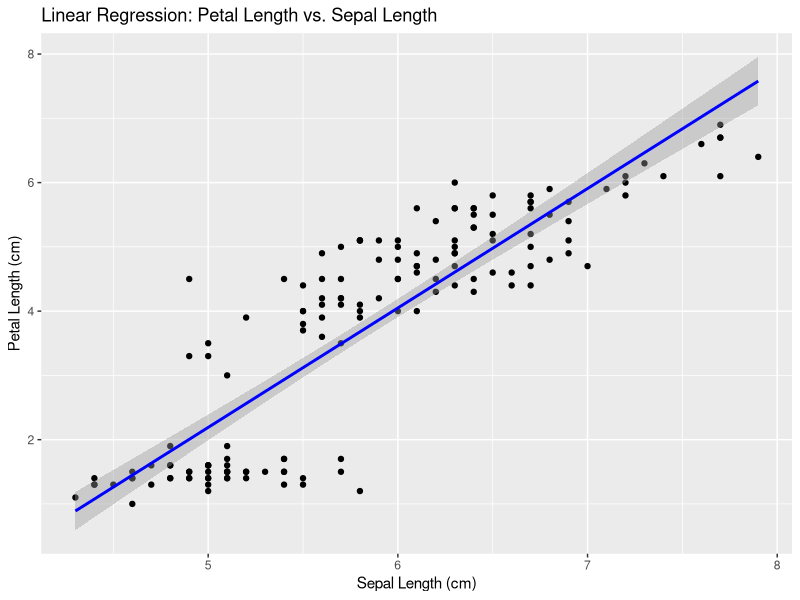
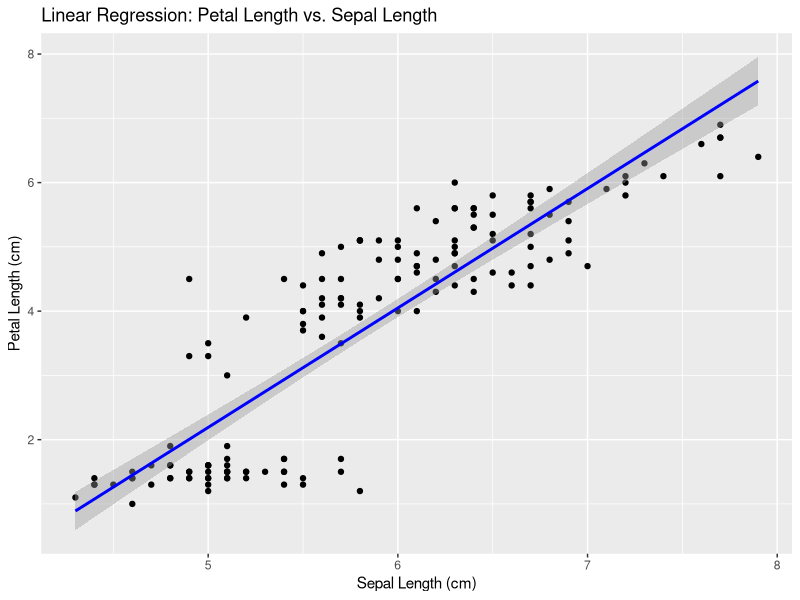
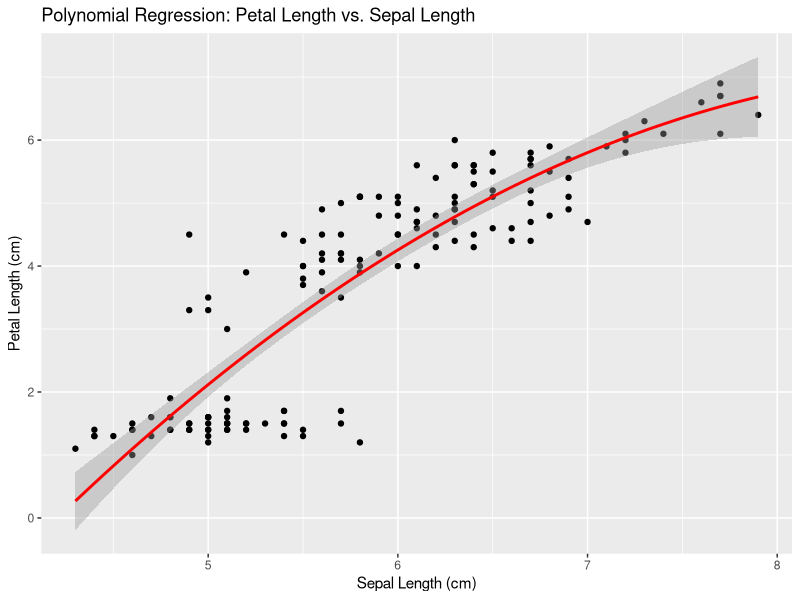
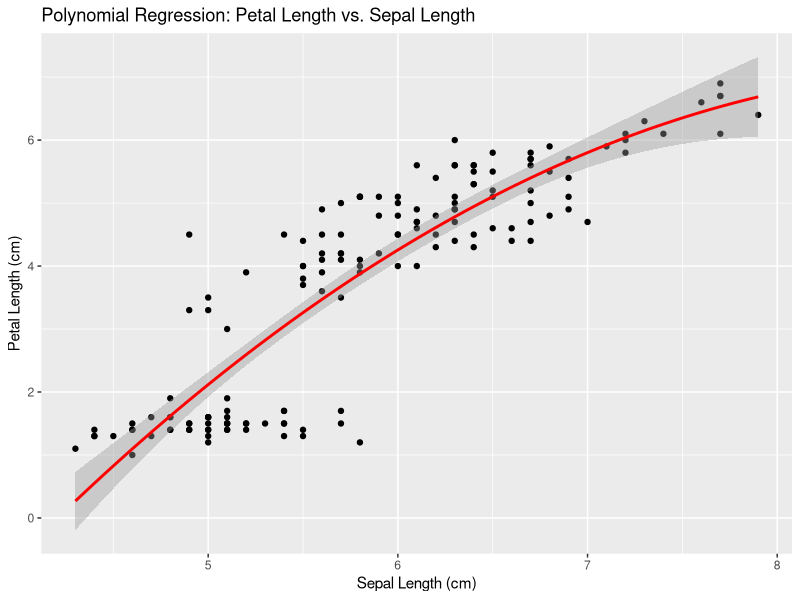
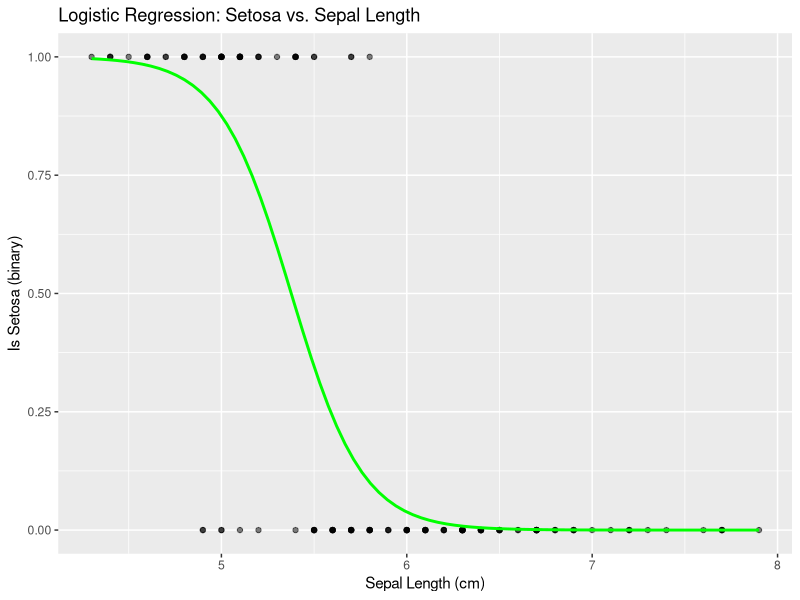
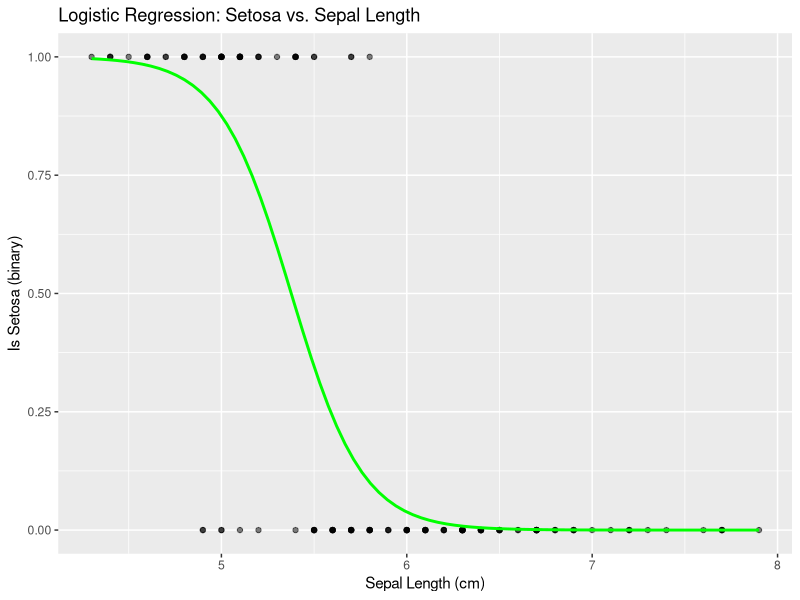

R code for these plots, in order:
# Load necessary libraries
library(ggplot2)
data("iris")

# Fit the linear regression model
linear_model <- lm(Petal.Length ~ Sepal.Length, data = iris)

# Summary of the model
summary(linear_model)

# Plot the data and the regression line
ggplot(iris, aes(x = Sepal.Length, y = Petal.Length)) +
  geom_point() +
  geom_smooth(method = "lm", col = "blue") +
  labs(title = "Linear Regression: Petal Length vs. Sepal Length", x = "Sepal Length (cm)", y = "Petal Length (cm)")
# Scatter plot with linear regression line
ggplot(iris, aes(x = Sepal.Length, y = Petal.Length)) +
  geom_point() +
  geom_smooth(method = "lm", col = "blue") +
  labs(title = "Linear Regression: Petal Length vs. Sepal Length", x = "Sepal Length (cm)", y = "Petal Length (cm)")

# Fit the polynomial regression model
poly_model <- lm(Petal.Length ~ poly(Sepal.Length, 2), data = iris)

# Summary of the model
summary(poly_model)

# Plot the data and the polynomial regression line
ggplot(iris, aes(x = Sepal.Length, y = Petal.Length)) +
  geom_point() +
  geom_smooth(method = "lm", formula = y ~ poly(x, 2), col = "red") +
  labs(title = "Polynomial Regression: Petal Length vs. Sepal Length", x = "Sepal Length (cm)", y = "Petal Length (cm)")
# Scatter plot with polynomial regression line
ggplot(iris, aes(x = Sepal.Length, y = Petal.Length)) +
  geom_point() +
  geom_smooth(method = "lm", formula = y ~ poly(x, 2), col = "red") +
  labs(title = "Polynomial Regression: Petal Length vs. Sepal Length", x = "Sepal Length (cm)", y = "Petal Length (cm)")

# Create a binary outcome variable
iris$Is_Setosa <- ifelse(iris$Species == "setosa", 1, 0)

# Fit the logistic regression model
logistic_model <- glm(Is_Setosa ~ Sepal.Length, data = iris, family = binomial)

# Summary of the model
summary(logistic_model)

# Plot the data and the logistic regression curve
ggplot(iris, aes(x = Sepal.Length, y = Is_Setosa)) +
  geom_point(alpha = 0.5) +
  stat_smooth(method = "glm", method.args = list(family = "binomial"), se = FALSE, col = "green") +
  labs(title = "Logistic Regression: Setosa vs. Sepal Length", x = "Sepal Length (cm)", y = "Is Setosa (binary)")
# Scatter plot with logistic regression curve
ggplot(iris, aes(x = Sepal.Length, y = Is_Setosa)) +
  geom_point(alpha = 0.5) +
  stat_smooth(method = "glm", method.args = list(family = "binomial"), se = FALSE, col = "green") +
  labs(title = "Logistic Regression: Setosa vs. Sepal Length", x = "Sepal Length (cm)", y = "Is Setosa (binary)")
